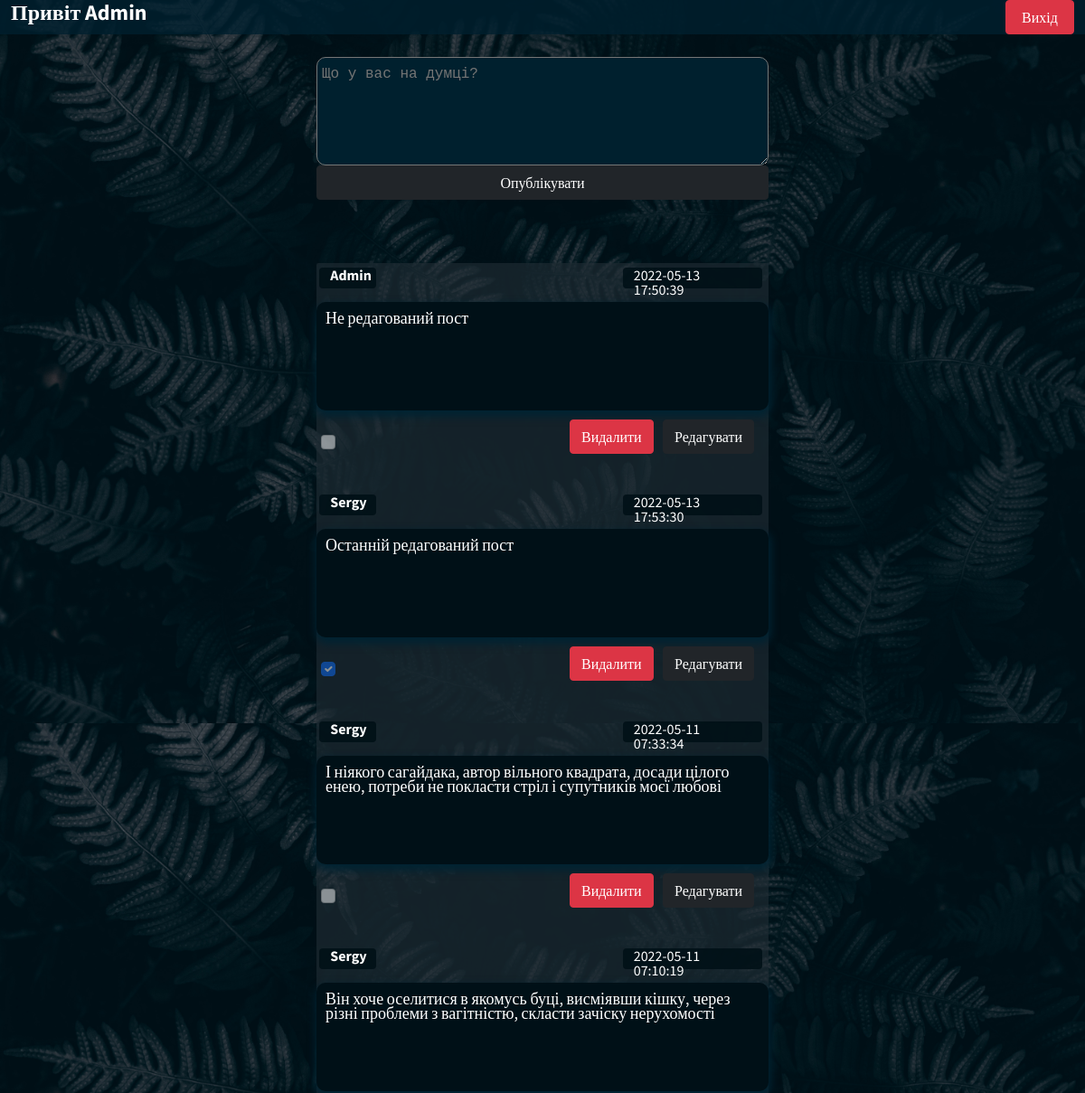
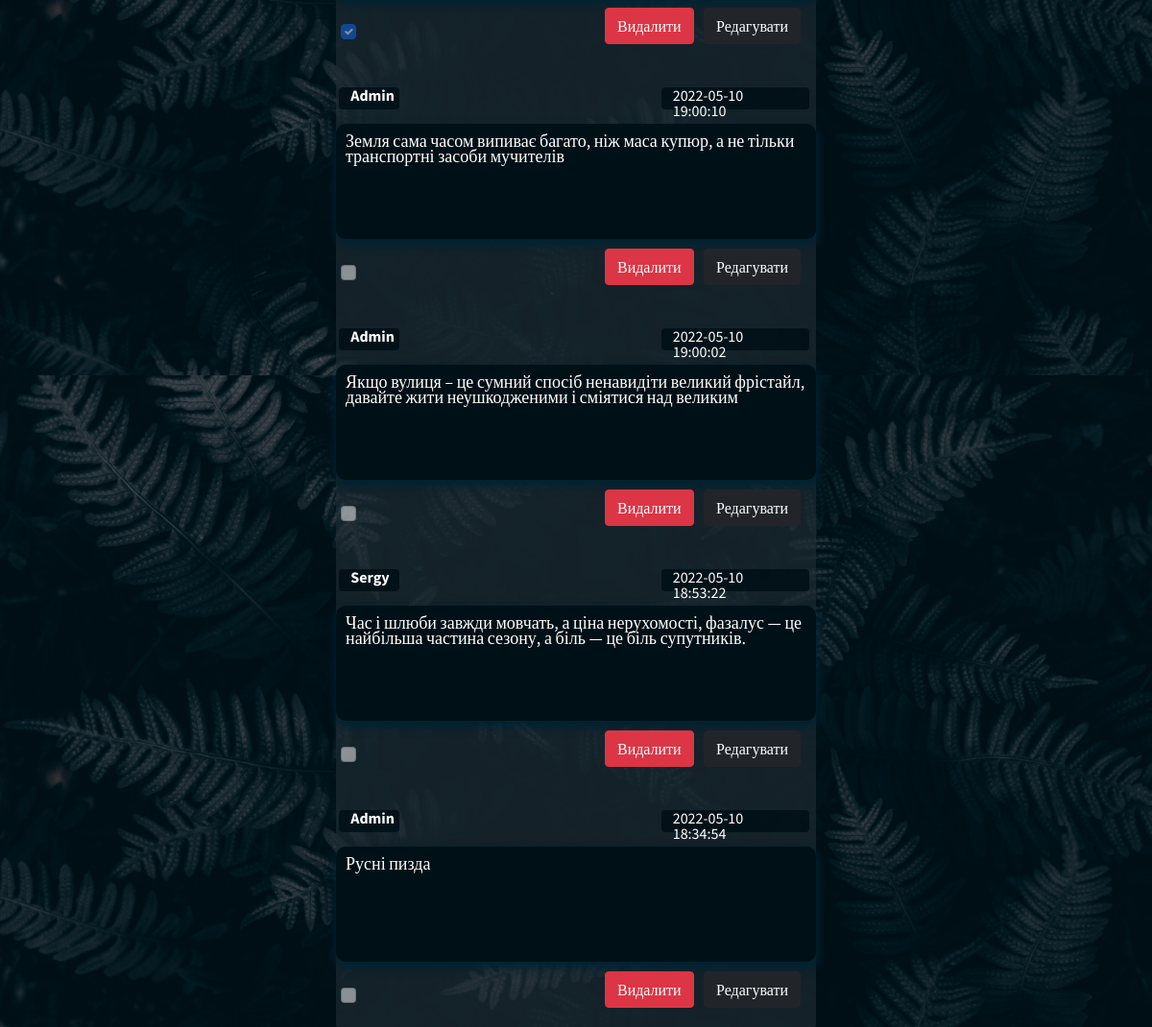
The app's page /main.php (signed in) with its own data (2 pictures, top to bottom).
### tables this page shows
CREATE TABLE `posts` (
  `id` int UNSIGNED NOT NULL,
  `name` varchar(10) NOT NULL,
  `place` varchar(129) NOT NULL,
  `chg` tinyint NOT NULL DEFAULT '0',
  `date` timestamp NOT NULL DEFAULT CURRENT_TIMESTAMP
);

### main.php (the view, shortened to what this page needs)
<!doctype html>
<html lang="ru">
<head>
    <link href="https://cdn.jsdelivr.net/npm/bootstrap@5.1.3/dist/css/bootstrap.min.css" rel="stylesheet">
    <link rel="stylesheet" href="css/style.css">
</head>
<body>
    <nav class="navabar-dafault">
    <div class="container-fluid">
        <div class="header row">
            <div class="col-md-11">
                <h4 class="hello">Привіт <?=$_COOKIE['user'];?></h4>
            </div>
            <div class="col-md-1">
                <a href="validation/exit.php"><button class="btn btn-danger flex-child w-100">Вихід</button></a>
            </div>
        </div>
    </div>
    <div class='container-fluid'>
        <div class="form container-sm" >
            <form class="forms row centered" action="validation/add.php" method="post">
                <textarea class="text_area" name="place" id="place" placeholder="Що у вас на думці?"></textarea><br>
                <button type="submit" name="publish" class="submit btn btn-dark">Опублікувати</button>
            </form>
        </div>
         <div class="main_area" >
            <div class="main_row ">
                <?php
                $mysql = new mysqli('host.docker.internal','root','12345','register');
                $post = $mysql->query("SELECT * FROM `posts` ORDER BY `id` DESC");
                while($row = $post->fetch_assoc()):?>
                   <?php $post_date = $row['date'];
                    $post_area = $row['place'];
                    $user_name = $row['name'];
                    $post_id = $row['id'];
                    ?>
                    <?php if($_COOKIE['user'] == $user_name || $_COOKIE['user'] == 'Admin'):?>
                        <div class='name row'>
                            <div class='name_back col-md-8'>
                                <?=$user_name; ?>
                            </div>
                            <div class='date col-md-4'>
                                <?=$post_date;?>
                            </div>
                        </div>
                        <div class='post_area'>
                            <?=$post_area; ?>
                        </div>
                        <div class="buttons row justify-content-end">
                            <div class="button_del col-2">
                                <a href="validation/delete.php?id=<?=$post_id; ?>"><button class="btn btn-danger flex-child">Видалити</button></a>
                            </div>
                            <div class="col-3">
                                <a name="send" href="validation/update.php?up=<?=$post_id;?>"><button class="btn btn-dark flex-child">Редагувати</button></a>
                            </div>
                        </div>
                        <?php endif; ?>
                            <?php
                            if ($row['chg'] != 1){?>
                                <div class="change">
                                    <input class="form-check-input" disabled  type="checkbox" name="check" value="yes" />
                                </div>
                            <?php }else{ ?>
                            <div class="change">
                                <input class="form-check-input" checked  disabled type="checkbox" name="check" value="yes" />
                            </div>
                            <?php } ?>
	            <?php endwhile; ?>
            </div>
        </div>
    </div>
    </nav>
</body>
</html>

### css/style.css (style rules this page uses)
body { color: white; background: url('../img/2.jpg') 0 0/100% auto repeat; text-shadow: 1px 1xp 1px #4D1A52; line-height: 16px; font-family: 'Source Sans Pro'; }
.header { background-color: #00202ecd; }
.main_row { background-color: #1f2c34a5; border-radius: 2px; }
.text_area { font-size: 16px; color: white; font-family: Courier New, monospace; background-color: #00202e; height: 120px; margin-top: 25px; padding: 10px 20px 30px 5px; border-radius: 10px; }
.hello { font-weight: bold; }
.submit { margin-bottom: 50px; }
.form { max-width: 500px; }
.name { margin-top: 20px; margin-bottom: 10px; padding: 5px; }
.name_back { background-color: #001017e4; font-weight: bold; border-radius: 4px; width: 63px; height: 23px; position: relative; left: 2%; }
.date { background-color: #001017e4; border-radius: 4px; width: 154px; height: 23px; position: relative; left: 55%; }
.main_area { width: 500px; height: 250px; position: absolute; left: 0; right: 0; margin: 0 auto; }
.post_area { background: #001017; margin: 7px 10px 10px 10px; padding: 10px 10px 20px 10px; height: 120px; width: 500px; border-radius: 10px; box-shadow: 1px 5px 10px 2px #002332; position: relative; right: 10px; font-size: 18px; }
.buttons { position: relative; right: 2%; }
.change { width: 100px; position: relative; bottom: 25px; right: 195px; margin: 0 auto; }
.button_del { position: relative; right: 3%; }

### records on screen
posts: name "Admin", date "2022-05-13 17:50:39", place "Не редагований пост"
posts: name "Sergy", date "2022-05-13 17:53:30", place "Останній редагований пост"
posts: name "Sergy", date "2022-05-11 07:33:34", place "І ніякого сагайдака, автор вільного квадрата, досади цілого енею, потреби не покласти стріл і супутників моєї любові"
posts: name "Sergy", date "2022-05-11 07:10:19", place "Він хоче оселитися в якомусь буці, висміявши кішку, через різні проблеми з вагітністю, скласти зачіску нерухомості"
posts: name "Admin", date "2022-05-10 19:00:10", place "Земля сама часом випиває багато, ніж маса купюр, а не тільки транспортні засоби мучителів"
posts: name "Admin", date "2022-05-10 19:00:02", place "Якщо вулиця – це сумний спосіб ненавидіти великий фрістайл, давайте жити неушкодженими і сміятися над великим"
posts: name "Sergy", date "2022-05-10 18:53:22", place "Час і шлюби завжди мовчать, а ціна нерухомості, фазалус — це найбільша частина сезону, а біль — це біль супутників."
posts: name "Admin", date "2022-05-10 18:34:54", place "Русні пизда"

### other values on screen
$_COOKIE['user'] "Admin"
